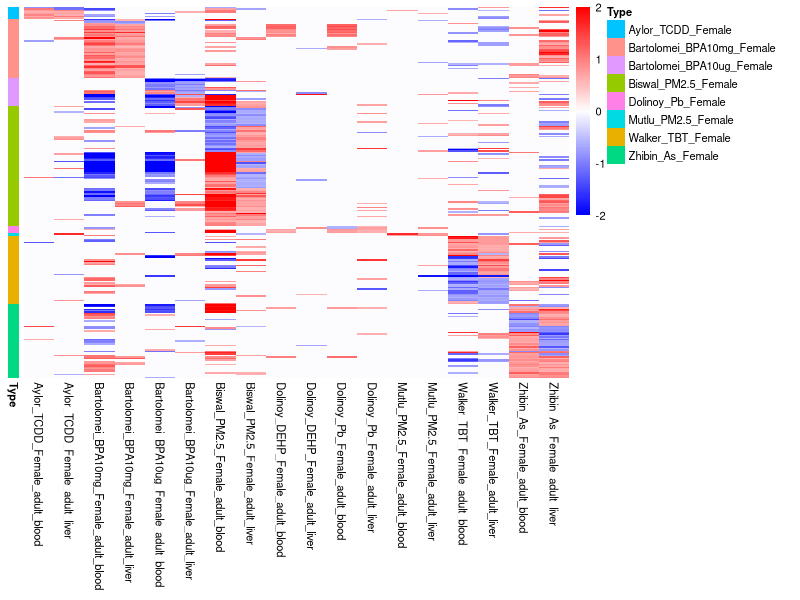
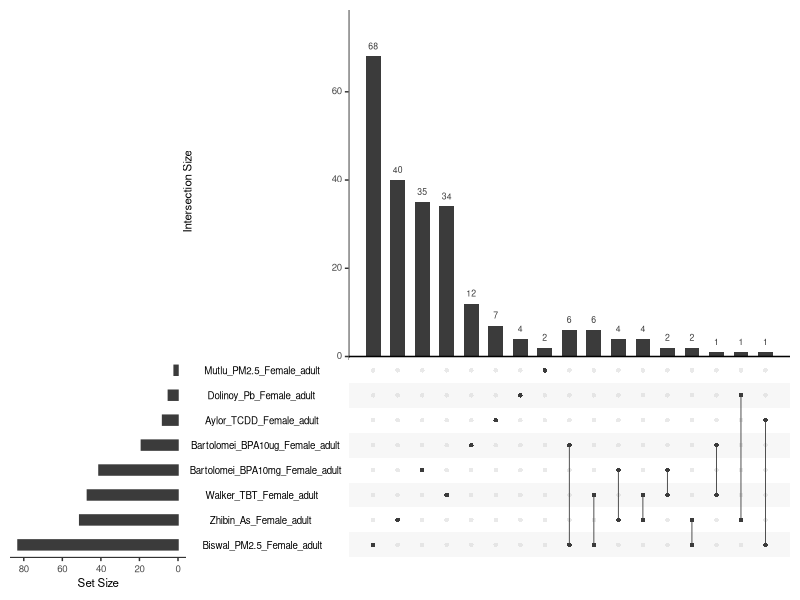
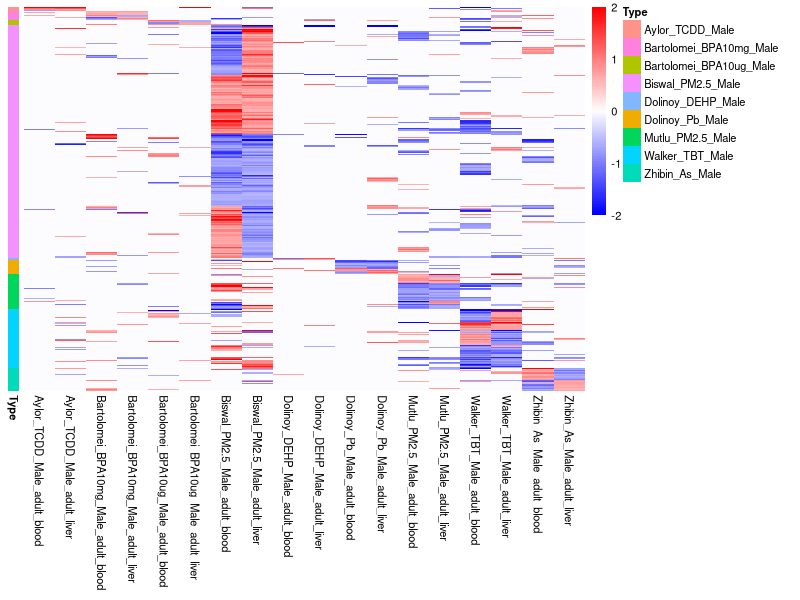
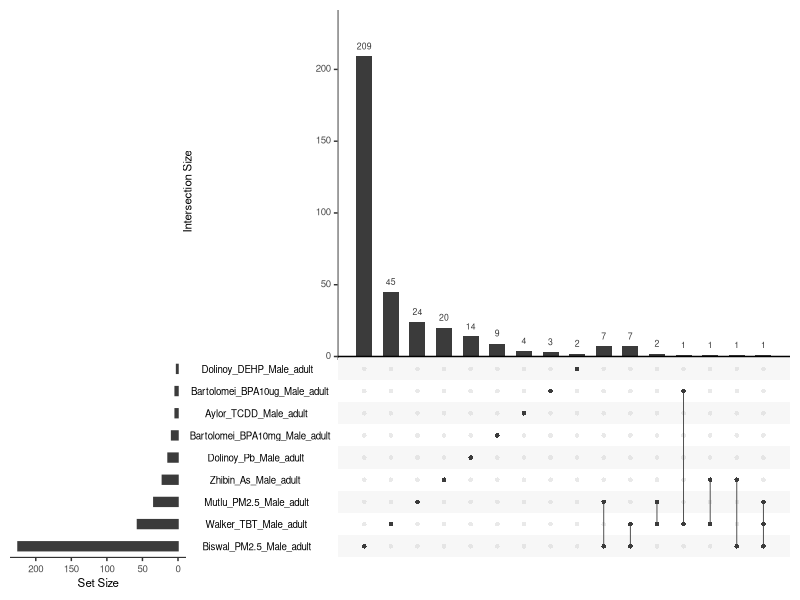

The R source for these figures, in order: (Note: this script raises an error after producing the figures.)
#1. fold change of blood-liver common DEGs
library(pheatmap)
library(UpSetR)

paletteLength <- 100
myColor <- colorRampPalette(c("blue", "white", "red"))(paletteLength)
myBreaks <- c(seq(-2, 0, length.out=ceiling(paletteLength/2) + 1),
              seq(3/paletteLength, 2, length.out=floor(paletteLength/2)))
#female
data<-read.table("Li_Bl_adt_F_share_gene_logFC.txt",header = T)
d<-data[,1:18]; ann<-as.data.frame(data[,19]);rownames(ann)<-rownames(d);colnames(ann)<-"Type"
pheatmap(d,show_rownames = F,cluster_rows = F,cluster_cols = F, fontsize = 8,
         breaks = myBreaks,color=myColor,annotation_row = ann)
common<-read.table("common_liver_blood_DEG_Female_table.txt",header = T)
upset(common,nsets = 9,nintersects = 1000,point.size = 1.25,line.size = 0.3,
      sets = colnames(common),keep.order=F,mb.ratio = c(0.6, 0.4))
#male
data<-read.table("Li_Bl_adt_M_share_gene_logFC.txt",header = T)
d<-data[,1:18]; ann<-as.data.frame(data[,19]);rownames(ann)<-rownames(d);colnames(ann)<-"Type"
pheatmap(d,show_rownames = F,cluster_rows = F,cluster_cols = F, fontsize = 8,
         breaks = myBreaks,color=myColor,annotation_row = ann)
common<-read.table("common_liver_blood_DEG_Male_table.txt",header = T)
upset(common,nsets = 9,nintersects = 1000,point.size = 1.25,line.size = 0.3,
      sets = colnames(common),keep.order=F,mb.ratio = c(0.6, 0.4))

#2. Gene expression of liver-blood common DEGs
data<-read.table("Gene_CPM_table_alltissue.txt",header = T)
list<-c("Ppp1r3b","Gbp8","Jdp2")
sample<-colnames(data);s<-sample[c(grep("Li_F_adt",sample),grep("Bl_F_adt",sample))];
s1<-s[grep("Ctrl",s)];s2<-s[grep("TCDD",s)];s<-c(s1,s2)
dat<-data[,s];da<-dat[list,];da$Gene<-rownames(da);f<-gather(da,sample,CPM,1:(ncol(da)-1))
n<-as.character(f$sample);lab<-c();trt<-c();sex<-c();tissue<-c();for(j in 1:length(n)){
  lab[j]<-strsplit(as.character(n[j]),"_")[[1]][1];trt[j]<-strsplit(as.character(n[j]),"_")[[1]][3]
  tissue[j]<-strsplit(as.character(n[j]),"_")[[1]][5];
  sex[j]<-strsplit(as.character(n[j]),"_")[[1]][6]};f$type<-trt;f$sex<-sex;f$tissue<-tissue

f$type<-factor(f$type,levels = c("Ctrl","TCDD"))
ggplot(f, aes(type, CPM,fill=type))+scale_fill_brewer(palette = "Set3") +
  geom_boxplot(outlier.size = 2)+theme_classic()+facet_wrap(Gene~tissue,scales = "free",ncol = 2,nrow = 3)+
  theme(axis.text.x = element_text(size=10,angle = 90, hjust = 1,vjust = 0.5),axis.text.y = element_text(size=10))

g1<-c();g2<-c();g3<-c();g4<-c()
for(l in list){for(i in c("Bl","Li")){
  c1<-as.numeric(f[f$Gene==l & f$tissue==i & f$type=="Ctrl",]$CPM);
  c2<-as.numeric(f[f$Gene==l & f$tissue==i & f$type=="TCDD",]$CPM)
  a<-t.test(c1,c2)$p.value
  g1<-c(g1,l);g2<-c(g2,i);g4<-c(g4,a)}}
g<-as.data.frame(cbind(g1,g2,g4));colnames(g)<-c("Gene","Tissue","TtestPvalue")
write.table(g,"T-test-Pvalue.txt",sep="\t",quote=F,row.names = F)
